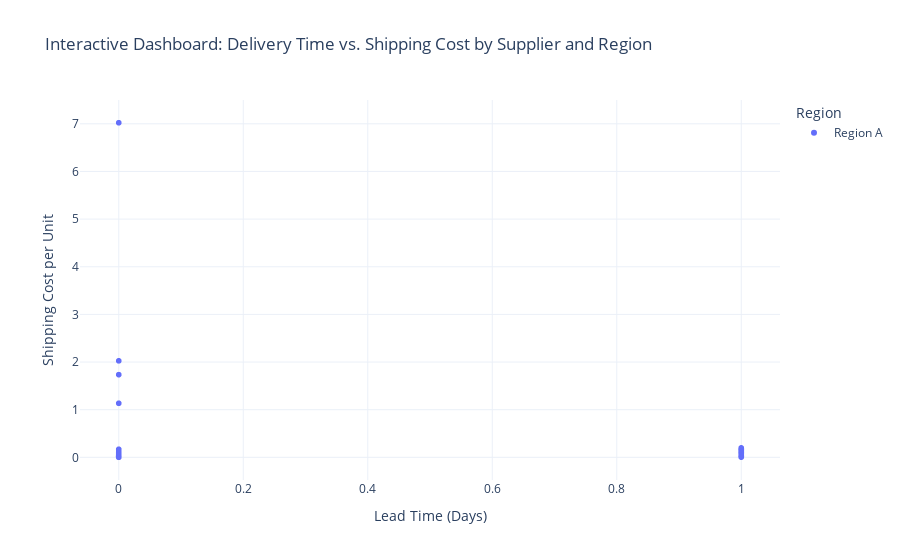

Here is the notebook cell this chart was saved with:
### Markdown cell above
This interactive Plotly chart allows users to explore delivery performance across suplliers and regions. By hovering, filtering, or zooming, users can examine key relationships such as lead time, shipping cost per unit, and regional trends. This visualization enables dynamic analysis, allowing users to focus on specific supplier or regions to identify inefficiencies, compare performance, or highlight outliers in delivery operations. The interactivity provides a more intuitive and engaging way to understand how logistics factors like cost, delivery time, and supplier region interact within thw supply chain.

### Code cell
import plotly.express as px

fig = px.scatter(
    df,
    x="TPT",
    y="Weight per Unit",
    color="Region",
    hover_name="Carrier",
    title="Interactive Dashboard: Delivery Time vs. Shipping Cost by Supplier and Region",
    labels={
        "TPT": "Lead Time (Days)",
        "Weight per Unit": "Shipping Cost per Unit",
        "Region": "Region"
    },
)

fig.update_layout(
    xaxis=dict(showgrid=True, zeroline=False),
    yaxis=dict(showgrid=True, zeroline=False),
    legend_title="Region",
    template='plotly_white'
)

fig.show()

### Figure 1 — Plotly figure (JSON) as saved in the notebook; plotly's stock layout.template omitted (floating-point values rounded to 4 significant figures; data arrays with more than 128 entries replaced by an {"elided": "..."} marker saying what was removed)
{"data": [{"hovertemplate": "<b>%{hovertext}</b><br><br>Region=Region A<br>Lead Time (Days)=%{x}<br>Shipping Cost per Unit=%{y}<extra></extra>", "hovertext": {"elided": "173 str values"}, "legendgroup": "Region A", "marker": {"color": "#636efa", "symbol": "circle"}, "mode": "markers", "name": "Region A", "showlegend": true, "type": "scattergl", "x": {"elided": "173 int values"}, "xaxis": "x", "y": {"elided": "173 float values"}, "yaxis": "y"}], "layout": {"legend": {"title": {"text": "Region"}, "tracegroupgap": 0}, "title": {"text": "Interactive Dashboard: Delivery Time vs. Shipping Cost by Supplier and Region"}, "xaxis": {"anchor": "y", "domain": [0, 1], "showgrid": true, "title": {"text": "Lead Time (Days)"}, "zeroline": false}, "yaxis": {"anchor": "x", "domain": [0, 1], "showgrid": true, "title": {"text": "Shipping Cost per Unit"}, "zeroline": false}}}
